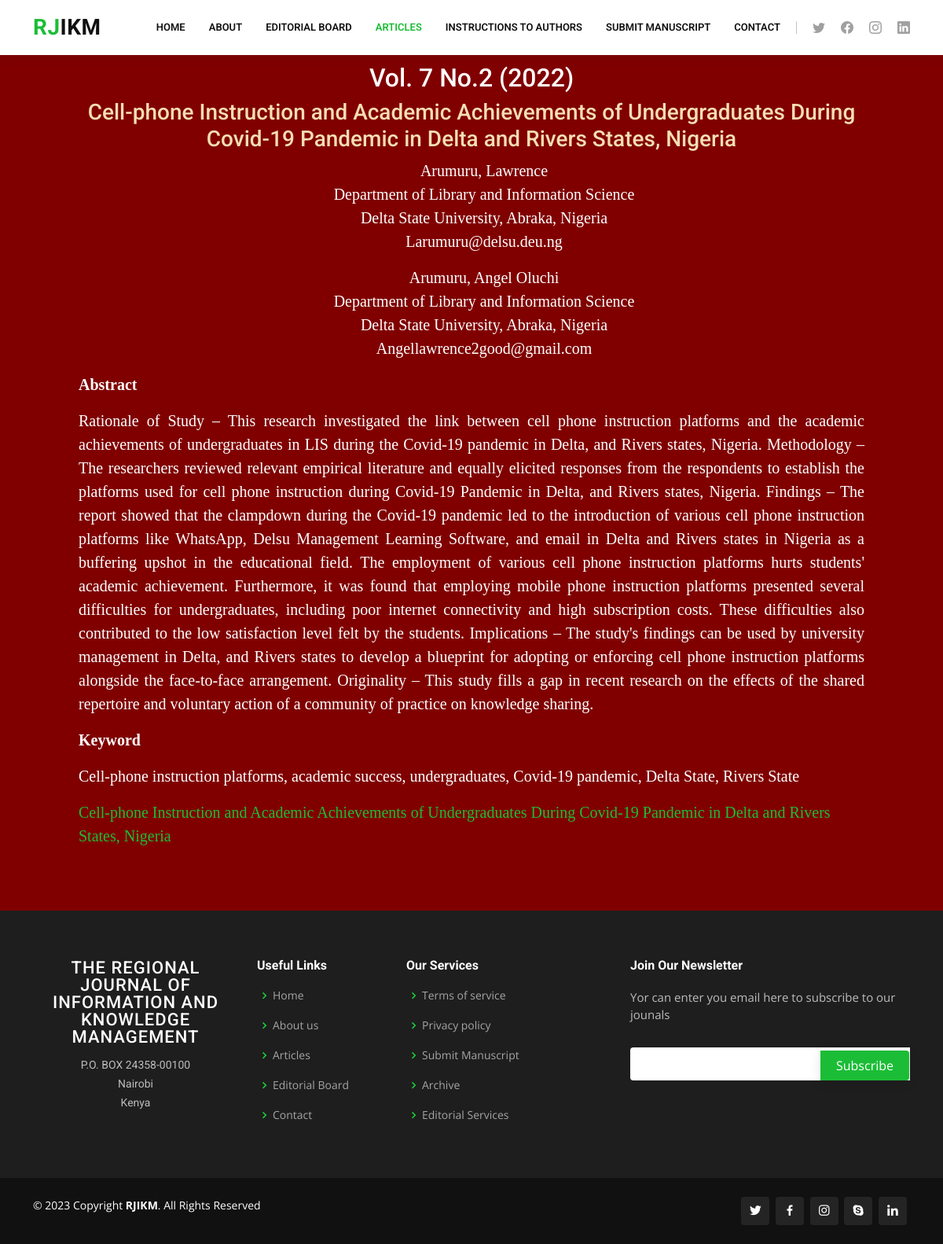
Screenshot of /rjikm/article/53 with the database file from the repository.
### rjikm/models.py (models this page shows, shortened)
class Article(models.Model):
    volume = models.CharField(max_length=100, default="untitled")
    title = models.CharField(max_length=400, default='Untitled')
    author1 = models.CharField(max_length=100, default='Anonymous')
    university1 = models.CharField(max_length=100, default='Unknown')
    department1 = models.CharField(max_length=100, default='Unknown')
    email1 = models.EmailField(default='anonymous@example.com')
    author2 = models.CharField(max_length=100, default='Anonymous')
    department2 = models.CharField(max_length=100, default='Unknown')
    university2 = models.CharField(max_length=100, default='Unknown')
    email2 = models.EmailField(default='anonymous@example.com')
    author3 = models.CharField(max_length=100, default='Anonymous')
    department3 = models.CharField(max_length=100, default='Unknown')
    university3 = models.CharField(max_length=100, default='Unknown')
    email3 = models.EmailField(default='anonymous@example.com')
    abstract_title = models.CharField(max_length=100, default='Abstract')
    abstract = models.TextField(default='No abstract provided')
    keyword_title = models.CharField(max_length=100, default="Keyword")
    keywords = models.CharField(max_length=200, default='None')
    pdf_doc = models.FileField(upload_to='rjikm/uploads/', default='Untitled')

### rjikm/views.py (the view)
# urls.py: path('article/<int:id>', views.article_view, name='article_view'),
def article_view(request, id):
    article = Article.objects.get(id=id)
    return render(request, 'rjikm/volarticles.html', {'article': article})

### rjikm/templates/rjikm/volarticles.html (shortened to what this page needs)
{% extends "rjikm/layoutvol7articles.html" %}
{% block body %}
<section style="background-color: maroon;">
 <div style="margin:20px 100px 20px 100px; color:white; font-family: Times New Roman, Times, serif; font-size: 20px">
        <h2 style="text-align:center;"> {{article.volume}} </h2>
        <h3 style="text-align:center; color: wheat;"> {{article.title}}</h3>
        <ul style="list-style-type: none;">
        {% if article.author1 != 'Anonymous' %}
        <li style="text-align:center;"> {{article.author1}} </li>
        {% endif %}
        {% if article.department1 != 'Unknown' %}
        <li style="text-align:center;"> {{article.department1}} </li>
        {% endif %}
        {% if article.university1 != 'Unknown' %}
        <li style="text-align:center;"> {{article.university1}} </li>
        {% endif %}
        {% if article.email1 != 'anonymous@example.com' %}
        <li style="text-align:center;"> {{article.email1}} </li>
        {% endif %}
        </ul>
        <ul style="list-style-type: none;">
        {% if article.author2 != 'Anonymous' %}
        <li style="text-align:center;"> {{article.author2}} </li>
        {% endif %}
        {% if article.department2 != 'Unknown' %}
        <li style="text-align:center;"> {{article.department2}} </li>
        {% endif %}
        {% if article.university2 != 'Unknown' %}
        <li style="text-align:center;"> {{article.university2}} </li>
        {% endif %}
        {% if article.email2 != 'anonymous@example.com' %}
        <li style="text-align:center;"> {{article.email2}} </li>
        {% endif %}
        </ul>
        <p><strong>{{article.abstract_title}}</strong></p>
        <p style="text-align:justify;"> {{article.abstract}}</p>
        <p><strong>{{article.keyword_title}}</strong></p>
        <p> {{article.keywords}}</p>
        <p> <a href="{% url 'view_pdf' article.id %}" target="_blank">{{article.title}}</a></p>
 </div>
</section>
{% endblock %}

### rjikm/static/rjikm/style.css (style rules this page uses)
body { font-family: "Open Sans", sans-serif; color: #4d4643; }
a { color: #1bbd36; text-decoration: none; }
h1, h2, h3, h4, h5, h6 { font-family: "Roboto", sans-serif; }
section { padding: 60px 0; overflow: hidden; }

### rows the page displays
Article: volume "Vol. 7 No.2 (2022)", title "Cell-phone Instruction and Academic Achievements of Undergraduates During Covid-19 Pandemic in Delta and Rivers States, Nigeria", author1 "Arumuru, Lawrence", department1 "Department of Library and Information Science", university1 "Delta State University, Abraka, Nigeria", email1 "Larumuru@delsu.deu.ng", author2 "Arumuru, Angel Oluchi", department2 "Department of Library and Information Science", university2 "Delta State University, Abraka, Nigeria", email2 "Angellawrence2good@gmail.com", abstract_title "Abstract", abstract "Rationale of Study – This research investigated the link between cell phone instruction platforms and the academic achievements of undergraduates in LIS during the Covid-19 pandemic in Delta, and Rivers states, Nigeria. Methodology – The researchers reviewed relevant empirical literature and equally elicited responses from the respondents to establish the platforms used for cell phone instruction during Covid-19 Pandemic in Delta, and Rivers states, Nigeria. Findings – The report showed that the clampdown during the Covid-19 pandemic led to the introduction of various cell phone instruction platforms like WhatsApp, Delsu Management Learning Software, and email in Delta and Rivers states in…", keyword_title "Keyword", keywords "Cell-phone instruction platforms, academic success, undergraduates, Covid-19 pandemic, Delta State, Rivers State"
